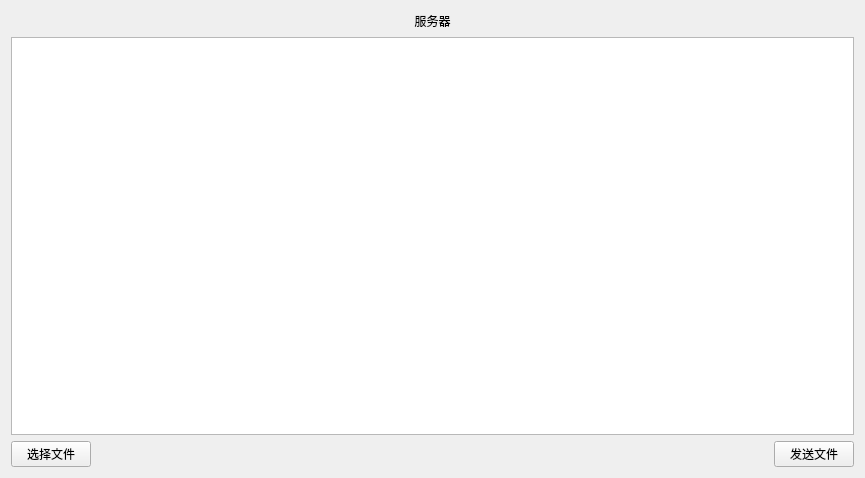
<?xml version="1.0" encoding="UTF-8"?>
<ui version="4.0">
 <class>QTcpSrv</class>
 <widget class="QWidget" name="QTcpSrv">
  <property name="geometry">
   <rect>
    <x>0</x>
    <y>0</y>
    <width>865</width>
    <height>478</height>
   </rect>
  </property>
  <property name="windowTitle">
   <string>Form</string>
  </property>
  <layout class="QVBoxLayout" name="verticalLayout">
   <item>
    <layout class="QHBoxLayout" name="horizontalLayout">
     <item>
      <spacer name="horizontalSpacer">
       <property name="orientation">
        <enum>Qt::Horizontal</enum>
       </property>
       <property name="sizeHint" stdset="0">
        <size>
         <width>178</width>
         <height>20</height>
        </size>
       </property>
      </spacer>
     </item>
     <item>
      <widget class="QLabel" name="label">
       <property name="text">
        <string>服务器</string>
       </property>
       <property name="alignment">
        <set>Qt::AlignCenter</set>
       </property>
      </widget>
     </item>
     <item>
      <spacer name="horizontalSpacer_2">
       <property name="orientation">
        <enum>Qt::Horizontal</enum>
       </property>
       <property name="sizeHint" stdset="0">
        <size>
         <width>218</width>
         <height>20</height>
        </size>
       </property>
      </spacer>
     </item>
    </layout>
   </item>
   <item>
    <widget class="QTextEdit" name="textEdit"/>
   </item>
   <item>
    <layout class="QHBoxLayout" name="horizontalLayout_2">
     <item>
      <widget class="QPushButton" name="pushButton">
       <property name="text">
        <string>选择文件</string>
       </property>
      </widget>
     </item>
     <item>
      <spacer name="horizontalSpacer_3">
       <property name="orientation">
        <enum>Qt::Horizontal</enum>
       </property>
       <property name="sizeHint" stdset="0">
        <size>
         <width>128</width>
         <height>20</height>
        </size>
       </property>
      </spacer>
     </item>
     <item>
      <widget class="QPushButton" name="pushButton_2">
       <property name="text">
        <string>发送文件</string>
       </property>
      </widget>
     </item>
    </layout>
   </item>
  </layout>
 </widget>
 <resources/>
 <connections/>
</ui>
